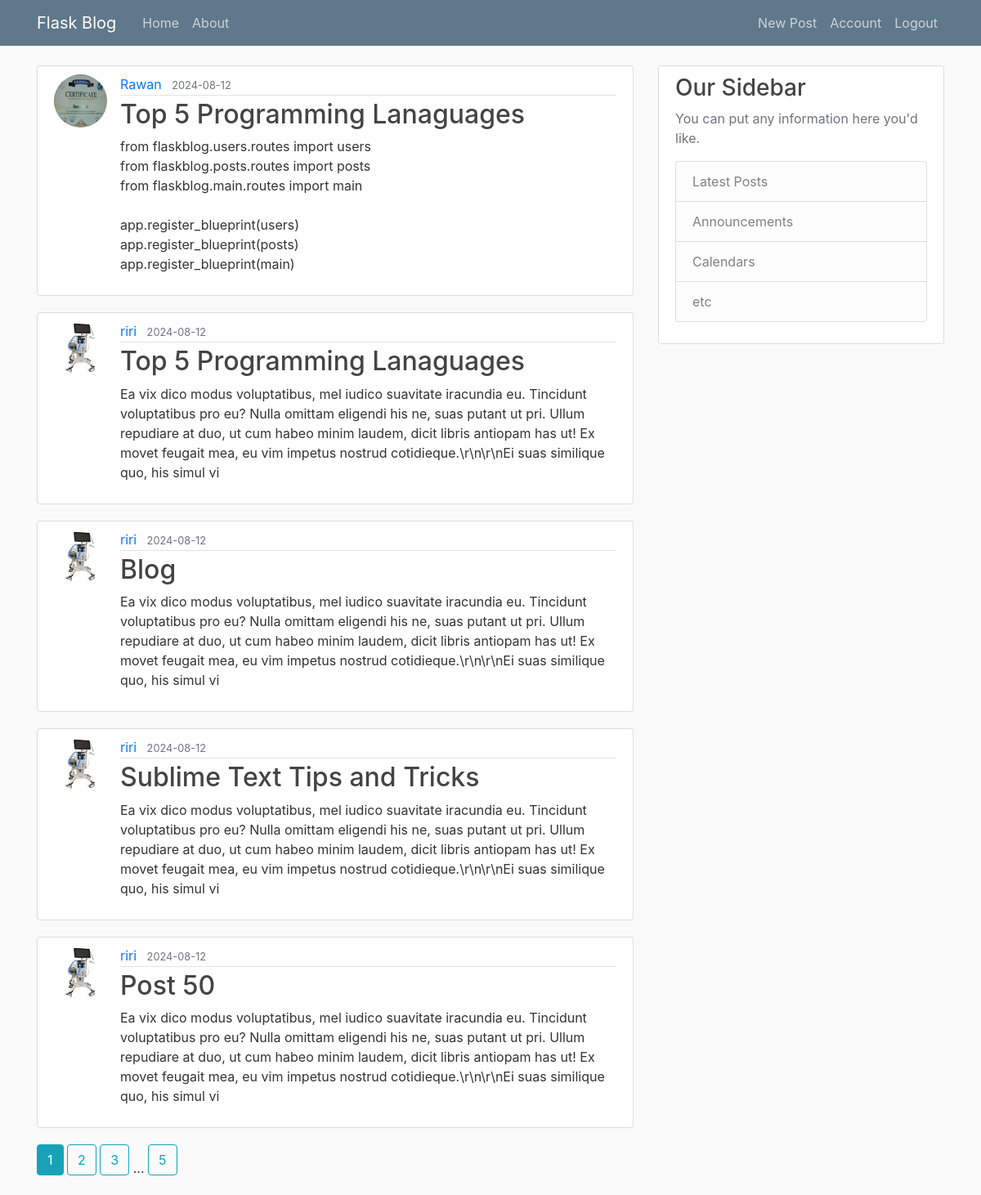
Page /home (signed in) on the committed database.
### flaskblog/models.py (models this page shows, shortened)
class Post(db.Model):
    id = db.Column(db.Integer, primary_key=True)
    title = db.Column(db.String(100), nullable=False)
    date_posted = db.Column(db.DateTime, nullable=False, default=datetime.utcnow)
    content = db.Column(db.Text, nullable=False)
    user_id = db.Column(db.Integer, db.ForeignKey('user.id'), nullable=False)

class User(db.Model, UserMixin):
    id = db.Column(db.Integer, primary_key=True)
    username = db.Column(db.String(20), unique=True, nullable=False)
    email = db.Column(db.String(120), unique=True, nullable=False)
    image_file = db.Column(db.String(20), nullable=False, default='default.jpg')
    password = db.Column(db.String(60), nullable=False)
    posts = db.relationship('Post', backref='author', lazy=True)

### flaskblog/main/routes.py (the view)
@main.route("/")
@main.route("/home")
def home():
    page = request.args.get('page', 1, type=int)
    posts = Post.query.order_by(Post.date_posted.desc()).paginate(page=page, per_page=5)
    return render_template('home.html', posts=posts)

### flaskblog/models.py (called while the page is built)
@login_manager.user_loader
def load_user(user_id):
    return User.query.get(int(user_id))

### flaskblog/templates/home.html
{% extends "layout.html" %}
{% block content %}
{% for post in posts.items %}
<article class="media content-section">
    <img class="rounded-circle article-img"
        src="{{ url_for('static', filename='profile_pics/' + post.author.image_file) }}">
    <div class="media-body">
        <div class="article-metadata">
            <a class="mr-2" href="{{ url_for('users.user_posts', username=post.author.username) }}">{{
                post.author.username
                }}</a>
            <small class="text-muted">{{ post.date_posted.strftime('%Y-%m-%d') }}</small>
        </div>
        <h2><a class="article-title" href="{{ url_for('posts.post', post_id=post.id) }}">{{ post.title }}</a></h2>
        <p class="article-content">{{ post.content }}</p>
    </div>
</article>
{% endfor %}
{% for page_num in posts.iter_pages(left_edge=1, right_edge=1, left_current=1, right_current=2) %}
{% if page_num %}
{% if posts.page == page_num %}
<a class="btn btn-info mb-4" href="{{ url_for('main.home', page=page_num) }}">{{ page_num }}</a>
{% else %}
<a class="btn btn-outline-info mb-4" href="{{ url_for('main.home', page=page_num) }}">{{ page_num }}</a>
{% endif %}
{% else %}
...
{% endif %}
{% endfor %}
{% endblock content %}

### flaskblog/static/main.css (style rules this page uses)
body { background: #fafafa; color: #333333; margin-top: 5rem; }
h1, h2, h3, h4, h5, h6 { color: #444444; }
.content-section { background: #ffffff; padding: 10px 20px; border: 1px solid #dddddd; border-radius: 3px; margin-bottom: 20px; }
.article-title { color: #444444; }
.article-content { white-space: pre-line; }
.article-img { height: 65px; width: 65px; margin-right: 16px; }
.article-metadata { padding-bottom: 1px; margin-bottom: 4px; border-bottom: 1px solid #e3e3e3 }

### rows in the picture
Post: image_file (picture), author.username "Rawan", date_posted "2024-08-12", title "Top 5 Programming Lanaguages", content "from flaskblog.users.routes import users from flaskblog.posts.routes import posts from flaskblog.main.routes import main app.register_blueprint(users) app.register_blueprint(posts) app.register_blueprint(main)"
Post: image_file (picture), author.username "riri", date_posted "2024-08-12", title "Top 5 Programming Lanaguages", content "Ea vix dico modus voluptatibus, mel iudico suavitate iracundia eu. Tincidunt voluptatibus pro eu? Nulla omittam eligendi his ne, suas putant ut pri. Ullum repudiare at duo, ut cum habeo minim laudem, dicit libris antiopam has ut! Ex movet feugait mea, eu vim impetus nostrud cotidieque.\\r\\n\\r\\nEi suas similique quo, his simul vi"
Post: image_file (picture), author.username "riri", date_posted "2024-08-12", title "Blog", content "Ea vix dico modus voluptatibus, mel iudico suavitate iracundia eu. Tincidunt voluptatibus pro eu? Nulla omittam eligendi his ne, suas putant ut pri. Ullum repudiare at duo, ut cum habeo minim laudem, dicit libris antiopam has ut! Ex movet feugait mea, eu vim impetus nostrud cotidieque.\\r\\n\\r\\nEi suas similique quo, his simul vi"
Post: image_file (picture), author.username "riri", date_posted "2024-08-12", title "Sublime Text Tips and Tricks", content "Ea vix dico modus voluptatibus, mel iudico suavitate iracundia eu. Tincidunt voluptatibus pro eu? Nulla omittam eligendi his ne, suas putant ut pri. Ullum repudiare at duo, ut cum habeo minim laudem, dicit libris antiopam has ut! Ex movet feugait mea, eu vim impetus nostrud cotidieque.\\r\\n\\r\\nEi suas similique quo, his simul vi"
Post: image_file (picture), author.username "riri", date_posted "2024-08-12", title "Post 50", content "Ea vix dico modus voluptatibus, mel iudico suavitate iracundia eu. Tincidunt voluptatibus pro eu? Nulla omittam eligendi his ne, suas putant ut pri. Ullum repudiare at duo, ut cum habeo minim laudem, dicit libris antiopam has ut! Ex movet feugait mea, eu vim impetus nostrud cotidieque.\\r\\n\\r\\nEi suas similique quo, his simul vi"

### other values in the picture
{{ page_num }} "1"
{{ page_num }} "2" "3" "5"
